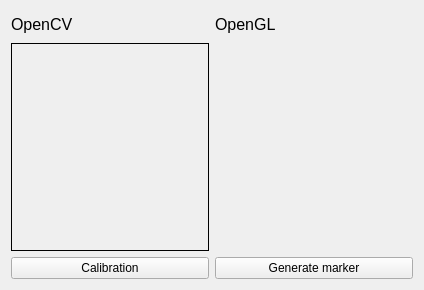
<?xml version="1.0" encoding="UTF-8"?>
<ui version="4.0">
 <class>MainWindow</class>
 <widget class="QMainWindow" name="MainWindow">
  <property name="geometry">
   <rect>
    <x>0</x>
    <y>0</y>
    <width>424</width>
    <height>290</height>
   </rect>
  </property>
  <property name="windowTitle">
   <string>MainWindow</string>
  </property>
  <widget class="QWidget" name="centralWidget">
   <layout class="QGridLayout" name="gridLayout_2">
    <item row="0" column="0">
     <layout class="QVBoxLayout" name="verticalLayout" stretch="1,8,1">
      <item>
       <layout class="QHBoxLayout" name="horizontalLayout_4" stretch="0,0">
        <item>
         <widget class="QLabel" name="label">
          <property name="font">
           <font>
            <pointsize>12</pointsize>
           </font>
          </property>
          <property name="text">
           <string>OpenCV</string>
          </property>
         </widget>
        </item>
        <item>
         <widget class="QLabel" name="label_2">
          <property name="font">
           <font>
            <pointsize>12</pointsize>
           </font>
          </property>
          <property name="text">
           <string>OpenGL</string>
          </property>
         </widget>
        </item>
       </layout>
      </item>
      <item>
       <layout class="QHBoxLayout" name="horizontalLayout_2">
        <item>
         <widget class="QLabel" name="lblOriginal">
          <property name="autoFillBackground">
           <bool>true</bool>
          </property>
          <property name="frameShape">
           <enum>QFrame::Box</enum>
          </property>
          <property name="text">
           <string/>
          </property>
          <property name="alignment">
           <set>Qt::AlignCenter</set>
          </property>
         </widget>
        </item>
        <item>
         <widget class="MyGLWidget" name="widget" native="true">
          <zorder>widget_2</zorder>
         </widget>
        </item>
       </layout>
      </item>
      <item>
       <layout class="QHBoxLayout" name="horizontalLayout">
        <item>
         <widget class="QPushButton" name="btnCalibration">
          <property name="text">
           <string>Calibration</string>
          </property>
         </widget>
        </item>
        <item>
         <widget class="QPushButton" name="btnGenerateMarker">
          <property name="text">
           <string>Generate marker</string>
          </property>
         </widget>
        </item>
       </layout>
      </item>
     </layout>
    </item>
   </layout>
  </widget>
 </widget>
 <layoutdefault spacing="6" margin="11"/>
 <customwidgets>
  <customwidget>
   <class>MyGLWidget</class>
   <extends>QWidget</extends>
   <header>myglwidget.h</header>
   <container>1</container>
   <slots>
    <slot>receiveRotationZ(int)</slot>
   </slots>
  </customwidget>
 </customwidgets>
 <resources/>
 <connections/>
</ui>
